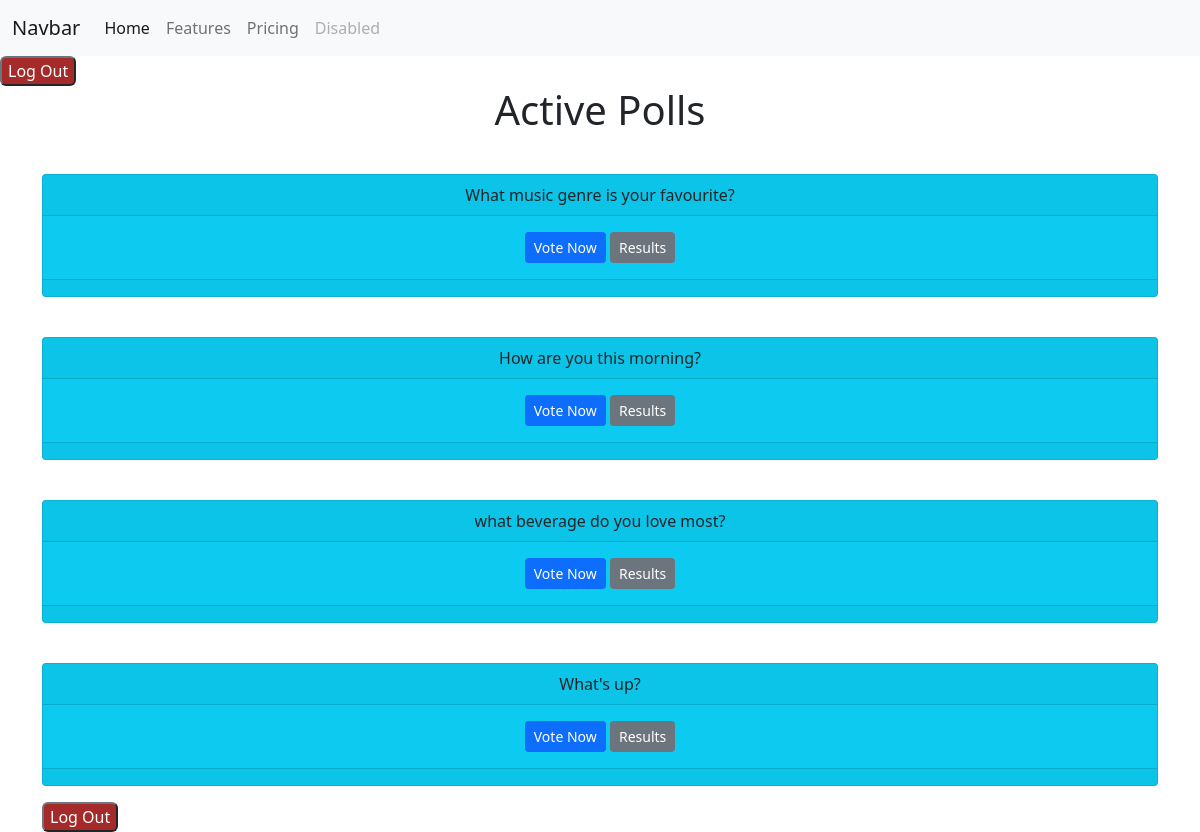
The app's page /polls/ (signed in), older data.
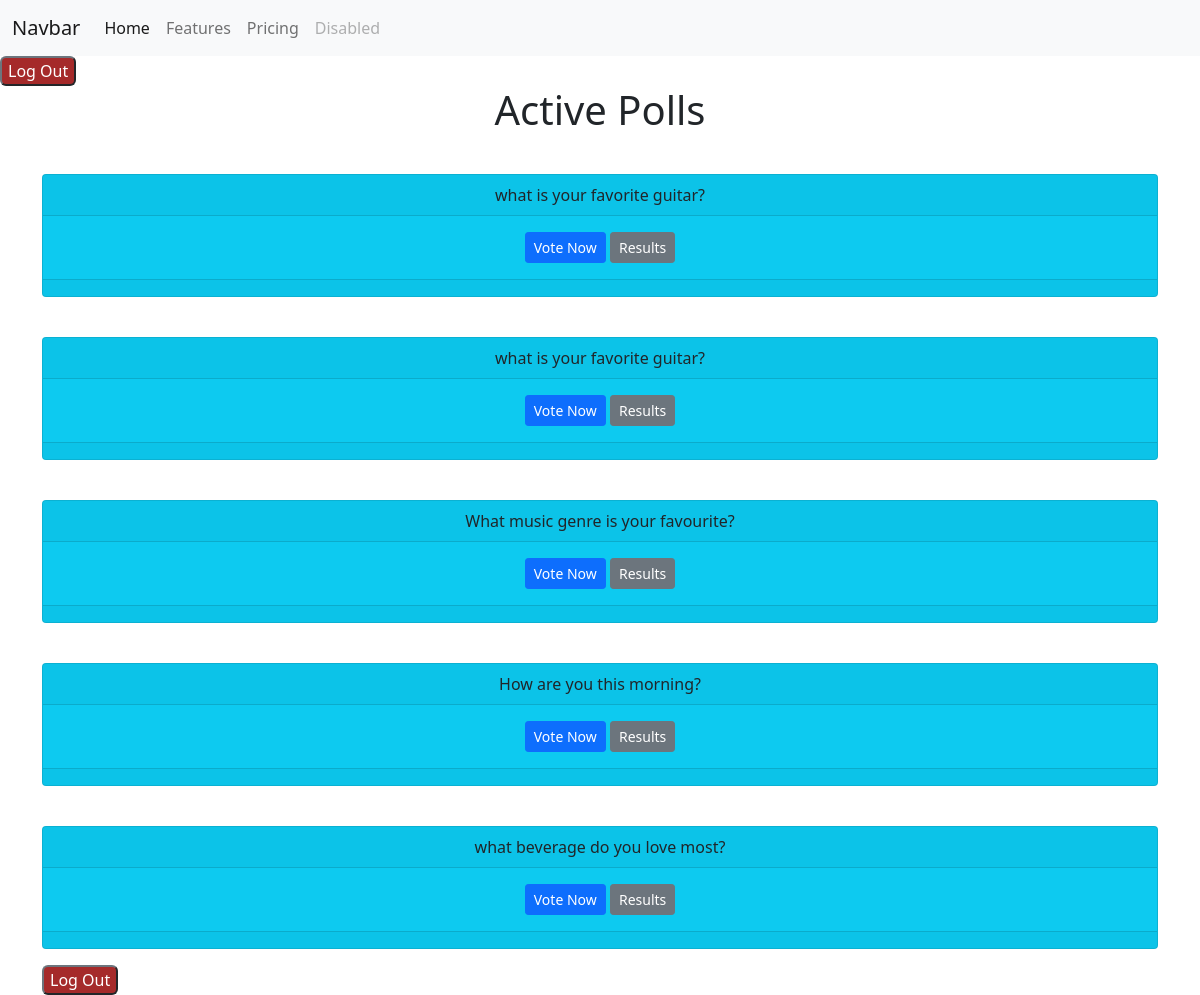
The same page, newer data.
### polls/models.py (models this page shows, shortened)
class Question(models.Model):
    question_text = models.CharField(max_length=255, null=True, blank=True)
    poll = models.ForeignKey('Poll', on_delete=models.SET_NULL, null=True, blank=True)
    pub_date = models.DateTimeField("date published",default=timezone.now)
    posted_by = models.ForeignKey(User, on_delete=models.SET_NULL, null=True, blank=True)
    timestamp = models.DateTimeField(default=timezone.now)

### polls/views.py (the view)
# urls.py: path("", views.IndexView.as_view(), name="index"),
class IndexView(generic.ListView):
    login_url = "users:login"
    redirect_field_name = "redirect_to"
    template_name = "polls/index.html"
    context_object_name = "latest_question_list"
    queryset = Question.objects.filter(pub_date__lte=timezone.now()).order_by("-pub_date")[:5]
    def dispatch(self, request, *args, **kwargs):
        if not request.user.is_authenticated:
            return redirect(f"{settings.LOGIN_URL}?next={request.path}")
        return super().dispatch(request, *args, **kwargs)
    def get_context_data(self, **kwargs):
        context = super().get_context_data(**kwargs)
        context["polls"] =Poll.objects.all()
        context['pub_date'] = Poll.objects.filter(pub_date__lte=timezone.now())
        return context

### polls/models.py (called while the page is built)
    def __str__(self):
        return self.name if self.name else 'Null'

### polls/templates/polls/index.html (shortened to what this page needs)
{% extends 'base.html' %}
{% block content %}
<h1 class="text-center mb-3">Active Polls</h1>
{% if latest_question_list %}
{% for question in latest_question_list %}
<div class="row g-4 text-center">
    <div class="col">
        <div class="card text-dark bg-info mb-3 mt-4">
            <div class="card-header">{{ question.question_text }}</div>
            <div class="card-body">
                <a href="{% url 'polls:detail' question.id %}" class="btn btn-primary btn-sm">Vote Now</a>
                <a href="{% url 'polls:results' question.id %}" class="btn btn-secondary btn-sm">Results</a>
            </div>
            <div class="card-footer">
            </div>
        </div>
    </div>
</div>
{% endfor %}
{% else %}
<p>No polls available</p>
{% endif %}
<form action="{% url 'users:logout' %}" method="post">
    <button type="submit" class="btn-secondary" button style="background-color: brown; border-radius: 6px;">Log
        Out</button>
</form>
{% endblock %}

Row changes from the older to the newer data that the page shows:
no longer on this page (row unchanged): Question: question_text "What's up?"
added Question: question_text "what is your favorite guitar?"
added Question: question_text "what is your favorite guitar?"
